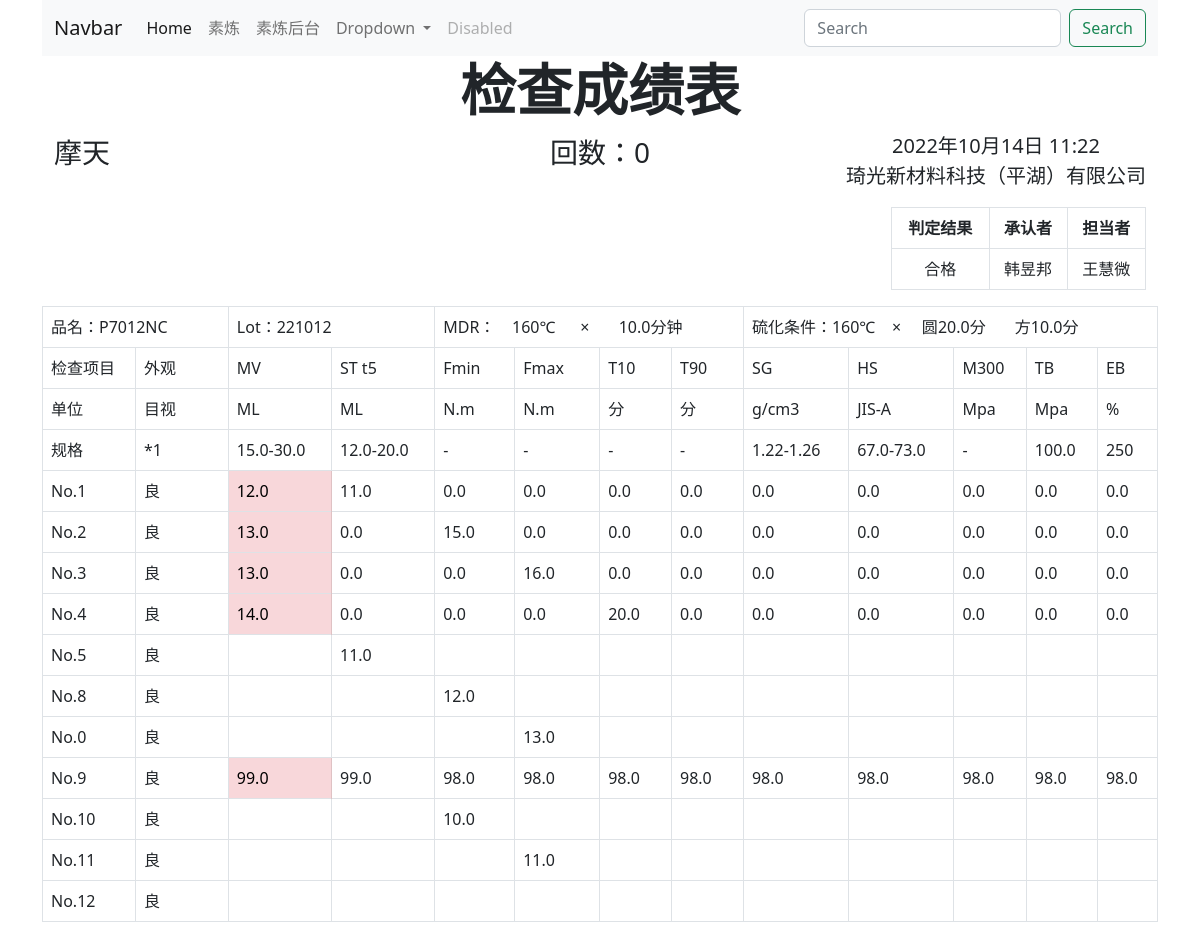
The app's page /mixb/2/, older data.
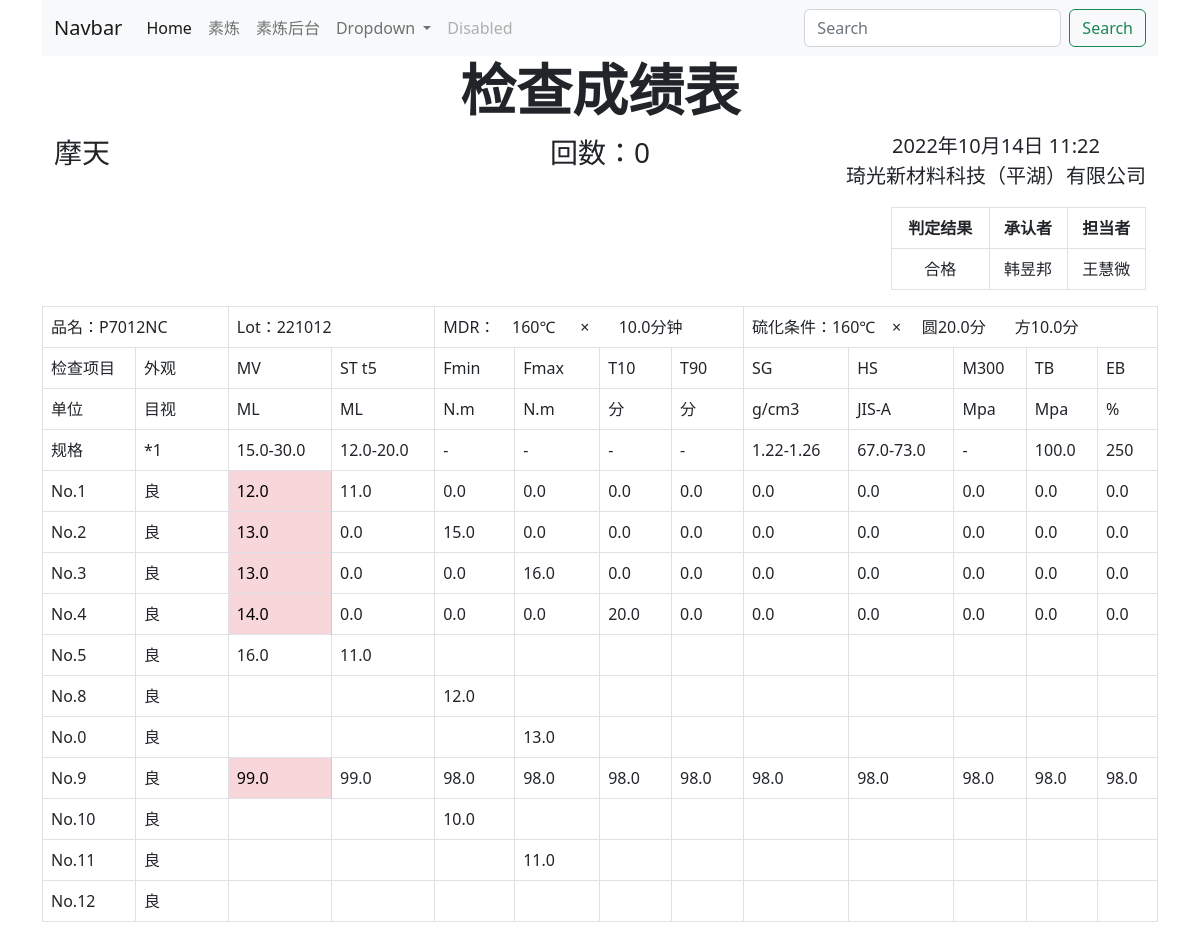
The same page, newer data.
### mixb/models.py (models this page shows, shortened)
class TestResult(models.Model):
    plan = models.ForeignKey(Schedule, on_delete=models.PROTECT)
    batch = models.IntegerField(null=True, blank=True, verbose_name='回数')
    mv = models.FloatField(null=True, blank=True, verbose_name='门尼值')
    scorch = models.FloatField(null=True, blank=True, verbose_name='焦烧')
    fmin = models.FloatField(null=True, blank=True, verbose_name='Fmin')
    fmax = models.FloatField(null=True, blank=True, verbose_name='Fmax')
    t10 = models.FloatField(null=True, blank=True, verbose_name='T10')
    t90 = models.FloatField(null=True, blank=True, verbose_name='T90')
    sg = models.FloatField(null=True, blank=True, verbose_name='SG')
    hs = models.FloatField(null=True, blank=True, verbose_name='HS')
    m_percent = models.FloatField(null=True, blank=True, verbose_name='M %')
    tb = models.FloatField(null=True, blank=True, verbose_name='TB')
    eb = models.FloatField(null=True, blank=True, verbose_name='EB')
    shipment_status = models.BooleanField(default=False, verbose_name='出货状态')
    class Meta:
        verbose_name = verbose_name_plural = '检查明细'

### mixb/views.py (the view)
# urls.py: path('<int:pp_id>/', views.details, name='details'),
def details(request, pp_id):
    detail = get_object_or_404(Schedule, pk=pp_id)
    return render(request, 'mixb/detail.html', {'detail': detail})

### mixb/templates/mixb/detail.html (shortened to what the changed rows need)
{% extends 'header.html' %}
{% block content %}
<h1 class="display-4 fw-bold text-center">检查成绩表</h1>
<div class="container text-center">
    <div class="row">
        <div class="col">
            <table class="table table-bordered">
                <thead>
                <tr>
                    <th scope="col-3">判定结果</th>
                    <th scope="col-3">承认者</th>
                    <th scope="col-3">担当者</th>
                </tr>
                </thead>
            </table>
        </div>
    </div>
</div>
<table class="table table-bordered">
    {% for test_result in detail.testresult_set.all %}
    <tr>
        <td>No.{{ test_result.batch }}</td>
        <td>良</td>
        {% if test_result.mv < detail.item.mv_min or test_result.mv > detail.item.mv_max %}
        <td class="table-danger">{{ test_result.mv|default_if_none:"" }}</td>
        {% else %}
        <td>{{ test_result.mv|default_if_none:"" }}</td>
        {% endif %}
        <td>{{ test_result.scorch|default_if_none:"" }}</td>
        <td>{{ test_result.fmin|default_if_none:"" }}</td>
        <td>{{ test_result.fmax|default_if_none:"" }}</td>
        <td>{{ test_result.t10|default_if_none:"" }}</td>
        <td>{{ test_result.t90|default_if_none:"" }}</td>
        <td>{{ test_result.sg|default_if_none:"" }}</td>
        <td>{{ test_result.hs|default_if_none:"" }}</td>
        <td>{{ test_result.m_percent|default_if_none:"" }}</td>
        <td>{{ test_result.tb|default_if_none:"" }}</td>
        <td>{{ test_result.eb|default_if_none:"" }}</td>
    </tr>
    {% endfor %}
</table>
{% endblock content %}

Row changes from the older to the newer data that the page shows:
changed TestResult (number 5 of 11 on the later page): mv (not shown) → "16.0"
